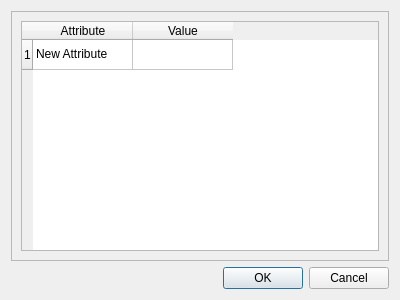
<?xml version="1.0" encoding="UTF-8"?>
<ui version="4.0">
 <class>Dialog</class>
 <widget class="QDialog" name="Dialog">
  <property name="geometry">
   <rect>
    <x>0</x>
    <y>0</y>
    <width>400</width>
    <height>300</height>
   </rect>
  </property>
  <property name="windowTitle">
   <string>Dialog</string>
  </property>
  <layout class="QVBoxLayout" name="verticalLayout">
   <item>
    <widget class="QScrollArea" name="scrollArea">
     <property name="widgetResizable">
      <bool>true</bool>
     </property>
     <widget class="QWidget" name="scrollAreaWidgetContents">
      <property name="geometry">
       <rect>
        <x>0</x>
        <y>0</y>
        <width>378</width>
        <height>239</height>
       </rect>
      </property>
      <layout class="QHBoxLayout" name="horizontalLayout">
       <item>
        <widget class="QTableWidget" name="tableWidget">
         <property name="midLineWidth">
          <number>0</number>
         </property>
         <property name="alternatingRowColors">
          <bool>true</bool>
         </property>
         <property name="textElideMode">
          <enum>Qt::ElideRight</enum>
         </property>
         <property name="columnCount">
          <number>2</number>
         </property>
         <attribute name="horizontalHeaderCascadingSectionResizes">
          <bool>true</bool>
         </attribute>
         <attribute name="horizontalHeaderShowSortIndicator" stdset="0">
          <bool>false</bool>
         </attribute>
         <attribute name="verticalHeaderShowSortIndicator" stdset="0">
          <bool>false</bool>
         </attribute>
         <attribute name="verticalHeaderStretchLastSection">
          <bool>false</bool>
         </attribute>
         <row>
          <property name="text">
           <string>1</string>
          </property>
         </row>
         <column>
          <property name="text">
           <string>Attribute</string>
          </property>
         </column>
         <column>
          <property name="text">
           <string>Value</string>
          </property>
         </column>
         <item row="0" column="0">
          <property name="text">
           <string>New Attribute</string>
          </property>
         </item>
         <item row="0" column="1">
          <property name="text">
           <string/>
          </property>
         </item>
        </widget>
       </item>
      </layout>
     </widget>
    </widget>
   </item>
   <item>
    <widget class="QDialogButtonBox" name="buttonBox">
     <property name="orientation">
      <enum>Qt::Horizontal</enum>
     </property>
     <property name="standardButtons">
      <set>QDialogButtonBox::Cancel|QDialogButtonBox::Ok</set>
     </property>
    </widget>
   </item>
  </layout>
 </widget>
 <resources/>
 <connections>
  <connection>
   <sender>buttonBox</sender>
   <signal>accepted()</signal>
   <receiver>Dialog</receiver>
   <slot>accept()</slot>
   <hints>
    <hint type="sourcelabel">
     <x>248</x>
     <y>254</y>
    </hint>
    <hint type="destinationlabel">
     <x>157</x>
     <y>274</y>
    </hint>
   </hints>
  </connection>
  <connection>
   <sender>buttonBox</sender>
   <signal>rejected()</signal>
   <receiver>Dialog</receiver>
   <slot>reject()</slot>
   <hints>
    <hint type="sourcelabel">
     <x>316</x>
     <y>260</y>
    </hint>
    <hint type="destinationlabel">
     <x>286</x>
     <y>274</y>
    </hint>
   </hints>
  </connection>
 </connections>
</ui>
